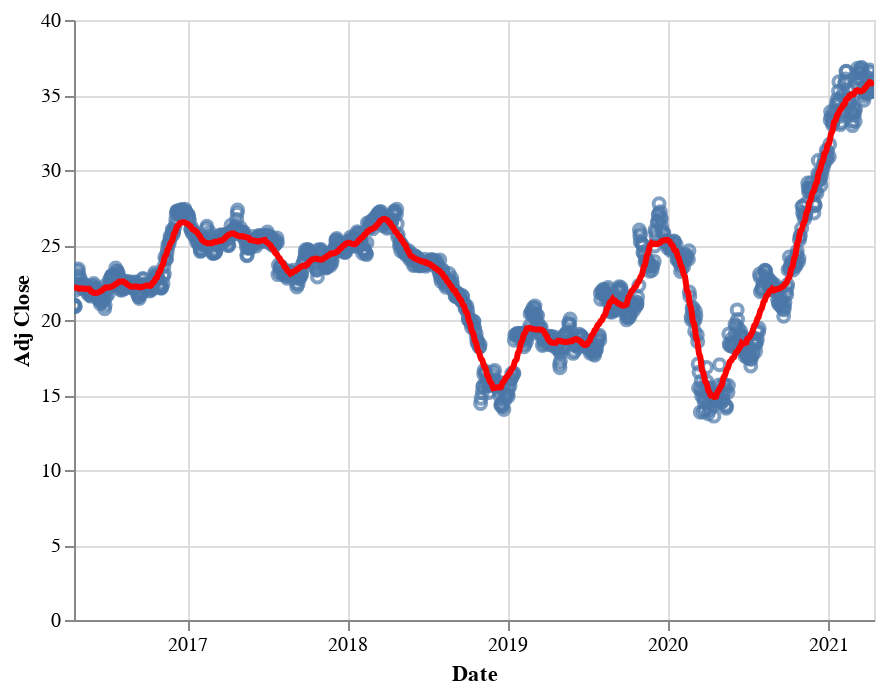

Notebook code cell kept with this figure:
### Code cell
import altair as alt

line = alt.Chart(yahoo_finance).mark_line( 
    color='red',
    size=3
).transform_window(
    rolling_mean='mean(Adj Close)', 
    frame=[-20, 20]
).encode( 
    x='Date:T',
    y='rolling_mean:Q'
)


points = alt.Chart(yahoo_finance).mark_point().encode(
    x='Date:T',
    y=alt.Y('Adj Close:Q',
            axis=alt.Axis(title='Adj Close'))
)

alt.layer(points + line).interactive()

### Figure 1 — Vega-Lite specification as saved in the notebook (floating-point values rounded to 4 significant figures; data arrays with more than 128 entries replaced by an {"elided": "..."} marker saying what was removed)
{"config": {"view": {"continuousWidth": 400, "continuousHeight": 300}}, "layer": [{"layer": [{"mark": "point", "encoding": {"x": {"type": "temporal", "field": "Date"}, "y": {"type": "quantitative", "axis": {"title": "Adj Close"}, "field": "Adj Close"}}, "selection": {"selector003": {"type": "interval", "bind": "scales", "encodings": ["x", "y"]}}}, {"mark": {"type": "line", "color": "red", "size": 3}, "encoding": {"x": {"type": "temporal", "field": "Date"}, "y": {"type": "quantitative", "field": "rolling_mean"}}, "transform": [{"window": [{"op": "mean", "field": "Adj Close", "as": "rolling_mean"}], "frame": [-20, 20]}]}]}], "data": {"name": "data-f73069c37b203fa41e0160d440a34c20"}, "$schema": "https://vega.github.io/schema/vega-lite/v4.8.1.json", "datasets": {"data-f73069c37b203fa41e0160d440a34c20": {"elided": "1259 records"}}}
